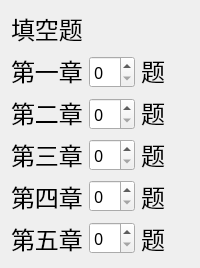
             <widget class="QWidget" name="page_2">
              <layout class="QGridLayout" name="gridLayout_10">
               <item row="0" column="0">
                <widget class="QLabel" name="label_2">
                 <property name="sizePolicy">
                  <sizepolicy hsizetype="Preferred" vsizetype="Maximum">
                   <horstretch>0</horstretch>
                   <verstretch>0</verstretch>
                  </sizepolicy>
                 </property>
                 <property name="font">
                  <font>
                   <family>Agency FB</family>
                   <pointsize>18</pointsize>
                  </font>
                 </property>
                 <property name="text">
                  <string>填空题</string>
                 </property>
                </widget>
               </item>
               <item row="1" column="0">
                <layout class="QGridLayout" name="gridLayout_6">
                 <item row="0" column="1">
                  <widget class="QSpinBox" name="spinBox_9">
                   <property name="sizePolicy">
                    <sizepolicy hsizetype="Maximum" vsizetype="Maximum">
                     <horstretch>0</horstretch>
                     <verstretch>0</verstretch>
                    </sizepolicy>
                   </property>
                   <property name="font">
                    <font>
                     <family>SimSun-ExtB</family>
                     <pointsize>12</pointsize>
                    </font>
                   </property>
                  </widget>
                 </item>
                 <item row="4" column="1">
                  <widget class="QSpinBox" name="spinBox_10">
                   <property name="sizePolicy">
                    <sizepolicy hsizetype="Preferred" vsizetype="Fixed">
                     <horstretch>0</horstretch>
                     <verstretch>0</verstretch>
                    </sizepolicy>
                   </property>
                   <property name="font">
                    <font>
                     <family>SimSun-ExtB</family>
                     <pointsize>12</pointsize>
                    </font>
                   </property>
                  </widget>
                 </item>
                 <item row="2" column="1">
                  <widget class="QSpinBox" name="spinBox_6">
                   <property name="sizePolicy">
                    <sizepolicy hsizetype="Fixed" vsizetype="Fixed">
                     <horstretch>0</horstretch>
                     <verstretch>0</verstretch>
                    </sizepolicy>
                   </property>
                   <property name="font">
                    <font>
                     <family>SimSun-ExtB</family>
                     <pointsize>12</pointsize>
                    </font>
                   </property>
                  </widget>
                 </item>
                 <item row="0" column="2" rowspan="5">
                  <layout class="QVBoxLayout" name="verticalLayout_6">
                   <item>
                    <widget class="QLabel" name="label_20">
                     <property name="sizePolicy">
                      <sizepolicy hsizetype="Preferred" vsizetype="Preferred">
                       <horstretch>0</horstretch>
                       <verstretch>0</verstretch>
                      </sizepolicy>
                     </property>
                     <property name="font">
                      <font>
                       <family>Agency FB</family>
                       <pointsize>18</pointsize>
                      </font>
                     </property>
                     <property name="mouseTracking">
                      <bool>true</bool>
                     </property>
                     <property name="tabletTracking">
                      <bool>false</bool>
                     </property>
                     <property name="focusPolicy">
                      <enum>Qt::NoFocus</enum>
                     </property>
                     <property name="text">
                      <string>题</string>
                     </property>
                     <property name="textFormat">
                      <enum>Qt::AutoText</enum>
                     </property>
                    </widget>
                   </item>
                   <item>
                    <widget class="QLabel" name="label_21">
                     <property name="font">
                      <font>
                       <family>Agency FB</family>
                       <pointsize>18</pointsize>
                      </font>
                     </property>
                     <property name="text">
                      <string>题</string>
                     </property>
                    </widget>
                   </item>
                   <item>
                    <widget class="QLabel" name="label_22">
                     <property name="font">
                      <font>
                       <family>Agency FB</family>
                       <pointsize>18</pointsize>
                      </font>
                     </property>
                     <property name="text">
                      <string>题</string>
                     </property>
                    </widget>
                   </item>
                   <item>
                    <widget class="QLabel" name="label_23">
                     <property name="font">
                      <font>
                       <family>Agency FB</family>
                       <pointsize>18</pointsize>
                      </font>
                     </property>
                     <property name="text">
                      <string>题</string>
                     </property>
                    </widget>
                   </item>
                   <item>
                    <widget class="QLabel" name="label_24">
                     <property name="font">
                      <font>
                       <family>Agency FB</family>
                       <pointsize>18</pointsize>
                      </font>
                     </property>
                     <property name="text">
                      <string>题</string>
                     </property>
                    </widget>
                   </item>
                  </layout>
                 </item>
                 <item row="3" column="1">
                  <widget class="QSpinBox" name="spinBox_8">
                   <property name="sizePolicy">
                    <sizepolicy hsizetype="Fixed" vsizetype="Fixed">
                     <horstretch>0</horstretch>
                     <verstretch>0</verstretch>
                    </sizepolicy>
                   </property>
                   <property name="font">
                    <font>
                     <family>SimSun-ExtB</family>
                     <pointsize>12</pointsize>
                    </font>
                   </property>
                  </widget>
                 </item>
                 <item row="1" column="1">
                  <widget class="QSpinBox" name="spinBox_7">
                   <property name="sizePolicy">
                    <sizepolicy hsizetype="Fixed" vsizetype="Fixed">
                     <horstretch>0</horstretch>
                     <verstretch>0</verstretch>
                    </sizepolicy>
                   </property>
                   <property name="font">
                    <font>
                     <family>SimSun-ExtB</family>
                     <pointsize>12</pointsize>
                    </font>
                   </property>
                  </widget>
                 </item>
                 <item row="0" column="0" rowspan="5">
                  <layout class="QVBoxLayout" name="verticalLayout_5">
                   <item>
                    <widget class="QLabel" name="label_15">
                     <property name="sizePolicy">
                      <sizepolicy hsizetype="Maximum" vsizetype="Preferred">
                       <horstretch>0</horstretch>
                       <verstretch>0</verstretch>
                      </sizepolicy>
                     </property>
                     <property name="font">
                      <font>
                       <family>Agency FB</family>
                       <pointsize>18</pointsize>
                      </font>
                     </property>
                     <property name="mouseTracking">
                      <bool>true</bool>
                     </property>
                     <property name="tabletTracking">
                      <bool>false</bool>
                     </property>
                     <property name="focusPolicy">
                      <enum>Qt::NoFocus</enum>
                     </property>
                     <property name="text">
                      <string>第一章</string>
                     </property>
                     <property name="textFormat">
                      <enum>Qt::AutoText</enum>
                     </property>
                    </widget>
                   </item>
                   <item>
                    <widget class="QLabel" name="label_16">
                     <property name="sizePolicy">
                      <sizepolicy hsizetype="Maximum" vsizetype="Preferred">
                       <horstretch>0</horstretch>
                       <verstretch>0</verstretch>
                      </sizepolicy>
                     </property>
                     <property name="font">
                      <font>
                       <family>Agency FB</family>
                       <pointsize>18</pointsize>
                      </font>
                     </property>
                     <property name="text">
                      <string>第二章</string>
                     </property>
                    </widget>
                   </item>
                   <item>
                    <widget class="QLabel" name="label_17">
                     <property name="sizePolicy">
                      <sizepolicy hsizetype="Maximum" vsizetype="Preferred">
                       <horstretch>0</horstretch>
                       <verstretch>0</verstretch>
                      </sizepolicy>
                     </property>
                     <property name="font">
                      <font>
                       <family>Agency FB</family>
                       <pointsize>18</pointsize>
                      </font>
                     </property>
                     <property name="text">
                      <string>第三章</string>
                     </property>
                    </widget>
                   </item>
                   <item>
                    <widget class="QLabel" name="label_18">
                     <property name="sizePolicy">
                      <sizepolicy hsizetype="Maximum" vsizetype="Preferred">
                       <horstretch>0</horstretch>
                       <verstretch>0</verstretch>
                      </sizepolicy>
                     </property>
                     <property name="font">
                      <font>
                       <family>Agency FB</family>
                       <pointsize>18</pointsize>
                      </font>
                     </property>
                     <property name="text">
                      <string>第四章</string>
                     </property>
                    </widget>
                   </item>
                   <item>
                    <widget class="QLabel" name="label_19">
                     <property name="sizePolicy">
                      <sizepolicy hsizetype="Maximum" vsizetype="Preferred">
                       <horstretch>0</horstretch>
                       <verstretch>0</verstretch>
                      </sizepolicy>
                     </property>
                     <property name="font">
                      <font>
                       <family>Agency FB</family>
                       <pointsize>18</pointsize>
                      </font>
                     </property>
                     <property name="text">
                      <string>第五章</string>
                     </property>
                    </widget>
                   </item>
                  </layout>
                 </item>
                </layout>
               </item>
              </layout>
             </widget>
